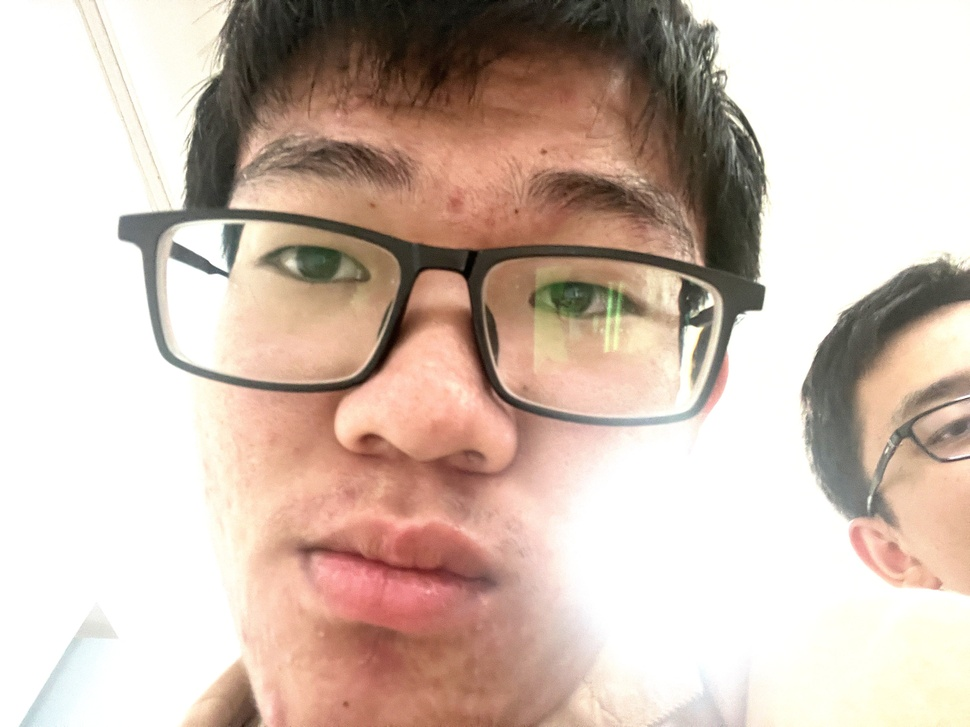
#> input picture hw02/output_dir/poisson_noisy_IMG_1749.JPG, 970 x 727 px, shrunk from 4032 x 3024 before the run, given in place of gaussian_noisy_IMG_1748.JPG, which was not available
$ python test2.py
#> lines starting #> are read from the running program, lines starting #| are printed output that depends on the picture; after the words box and inside, x2 and y2 are one past the last pixel; in counts of white or black regions, pixels touching at a corner belong together; pictures that were not available may be replaced by others from this repository, and a replacement may not be noted
import numpy as np
import os
from PIL import Image
import matplotlib.pyplot as plt
from scipy.ndimage import gaussian_filter, convolve
from scipy.fft import fft2, ifft2, fftshift

# 均值滤波器
def mean_filter(image, kernel_size):
    kernel = np.ones((kernel_size, kernel_size), dtype=np.float32) / (kernel_size ** 2)
    return Image.fromarray(convolve(np.array(image), kernel, mode='reflect'))

# 高斯滤波器
def gaussian_filter_custom(image, sigma):
    return Image.fromarray(gaussian_filter(np.array(image), sigma=sigma))

# 拉普拉斯滤波器
def laplacian_filter(image):
    kernel = np.array([[0, -1, 0],
                       [-1, 4, -1],
                       [0, -1, 0]], dtype=np.float32)
    return Image.fromarray(convolve(np.array(image), kernel, mode='reflect'))

def sharpening_filter(image, alpha=1.5):
    """锐化滤波器，增加了权重控制"""
    kernel = np.array([[0, -1, 0],
                       [-1, 5 * alpha, -1],
                       [0, -1, 0]], dtype=np.float32)
    sharpened_image = convolve(np.array(image), kernel, mode='reflect')
    sharpened_image = np.clip(sharpened_image, 0, 255)  # 确保像素值在0-255之间
    return Image.fromarray(sharpened_image.astype(np.uint8))

# 频域滤波
def frequency_domain_filter(image):
    image_array = np.array(image)
    rows, cols, channels = image_array.shape
    crow, ccol = rows // 2, cols // 2
    radius = 30  # 低通滤波器的半径

    low_pass_img = np.zeros_like(image_array)
    high_pass_img = np.zeros_like(image_array)

    for channel in range(channels):
        f_transform = fft2(image_array[:, :, channel])
        f_transform_shifted = fftshift(f_transform)

        # 理想低通滤波器
        low_pass_filter = np.zeros((rows, cols), dtype=np.float32)
        for i in range(rows):
            for j in range(cols):
                if (i - crow) ** 2 + (j - ccol) ** 2 <= radius ** 2:
                    low_pass_filter[i, j] = 1

        # 应用低通滤波器
        filtered_low = f_transform_shifted * low_pass_filter
        img_low_pass = np.abs(ifft2(filtered_low))

        # 理想高通滤波器
        high_pass_filter = 1 - low_pass_filter
        filtered_high = f_transform_shifted * high_pass_filter
        img_high_pass = np.abs(ifft2(filtered_high))

        low_pass_img[:, :, channel] = np.clip(img_low_pass, 0, 255)
        high_pass_img[:, :, channel] = np.clip(img_high_pass, 0, 255)

    return Image.fromarray(low_pass_img.astype(np.uint8)), Image.fromarray(high_pass_img.astype(np.uint8))

# 处理多张图像的函数
def process_images(image_paths):
    output_dir = 'filtered_output_dir'
    os.makedirs(output_dir, exist_ok=True)  # 创建输出目录

    for image_path in image_paths:
        # 读取图像
        image = Image.open(image_path)
#> image is the input picture: PIL image 970x727 RGB; mean R, G, B 208, 188.8, 177.2

        # 分离RGB通道
        r, g, b = image.split()

        # 应用滤波器
        mean_img_r = mean_filter(r, 3)
        mean_img_g = mean_filter(g, 3)
        mean_img_b = mean_filter(b, 3)
        mean_img = Image.merge('RGB', (mean_img_r, mean_img_g, mean_img_b))

        gaussian_img_r = gaussian_filter_custom(r, sigma=1)
        gaussian_img_g = gaussian_filter_custom(g, sigma=1)
        gaussian_img_b = gaussian_filter_custom(b, sigma=1)
        gaussian_img = Image.merge('RGB', (gaussian_img_r, gaussian_img_g, gaussian_img_b))

        laplacian_img_r = laplacian_filter(r)
        laplacian_img_g = laplacian_filter(g)
        laplacian_img_b = laplacian_filter(b)
        laplacian_img = Image.merge('RGB', (laplacian_img_r, laplacian_img_g, laplacian_img_b))
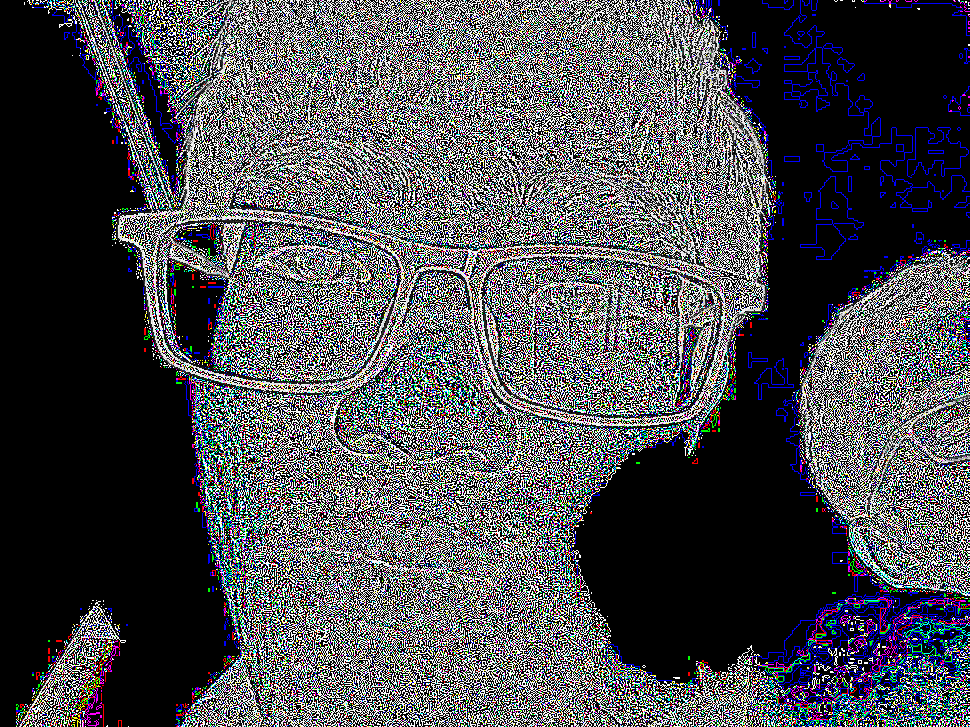
#> laplacian_img: PIL image 970x727 RGB; mean R, G, B 76, 76.6, 80.8

        sharpening_img_r = sharpening_filter(r)
        sharpening_img_g = sharpening_filter(g)
        sharpening_img_b = sharpening_filter(b)
#> call 3 of sharpening_filter, with alpha = 1.5
#> in sharpening_filter (call 3), `sharpened_image = convolve(np.array(image), kernel, mode='reflect')`:
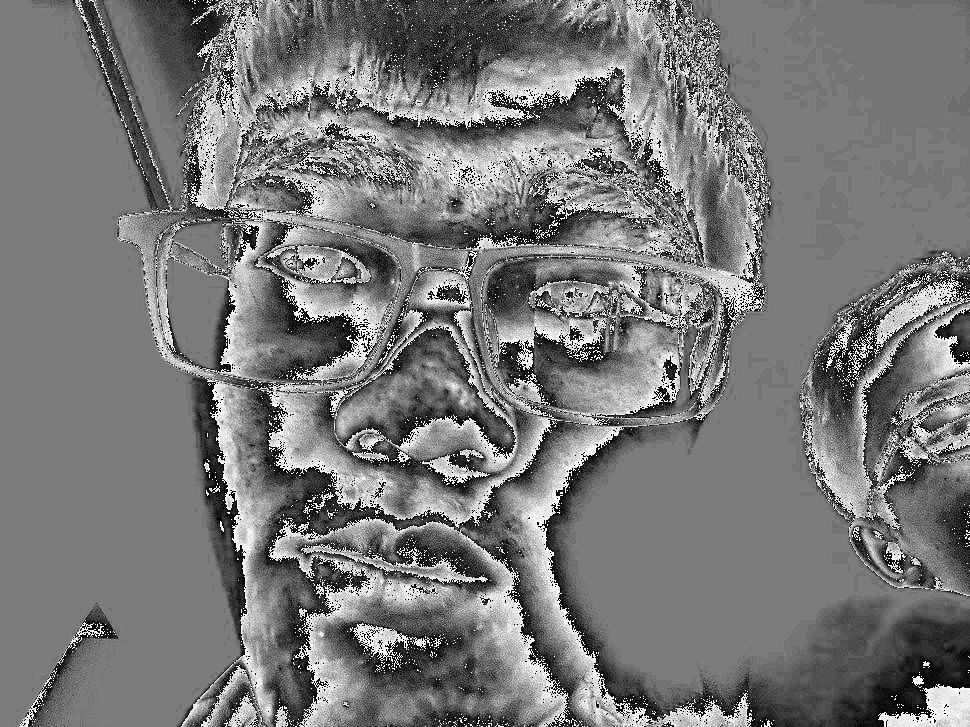
#> sharpened_image: shape (727, 970); min 0, max 255, mean 120.4
        sharpening_img = Image.merge('RGB', (sharpening_img_r, sharpening_img_g, sharpening_img_b))
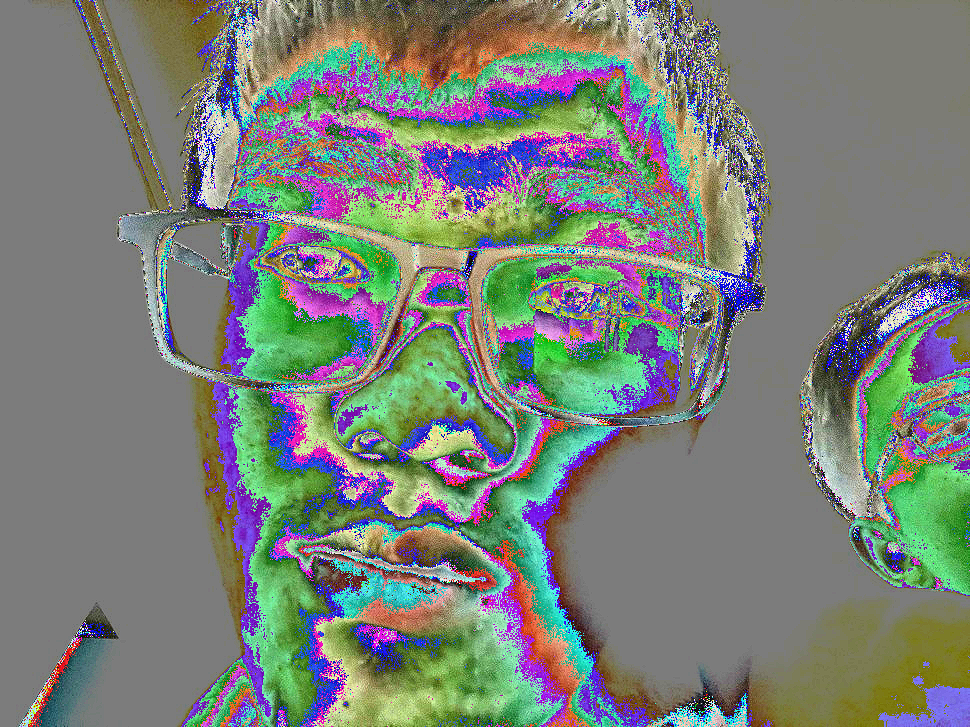
#> sharpening_img: PIL image 970x727 RGB; mean R, G, B 121.7, 127.4, 120.4

        low_pass_img, high_pass_img = frequency_domain_filter(image)
#> after the loop in frequency_domain_filter, `for channel in range(channels):`:
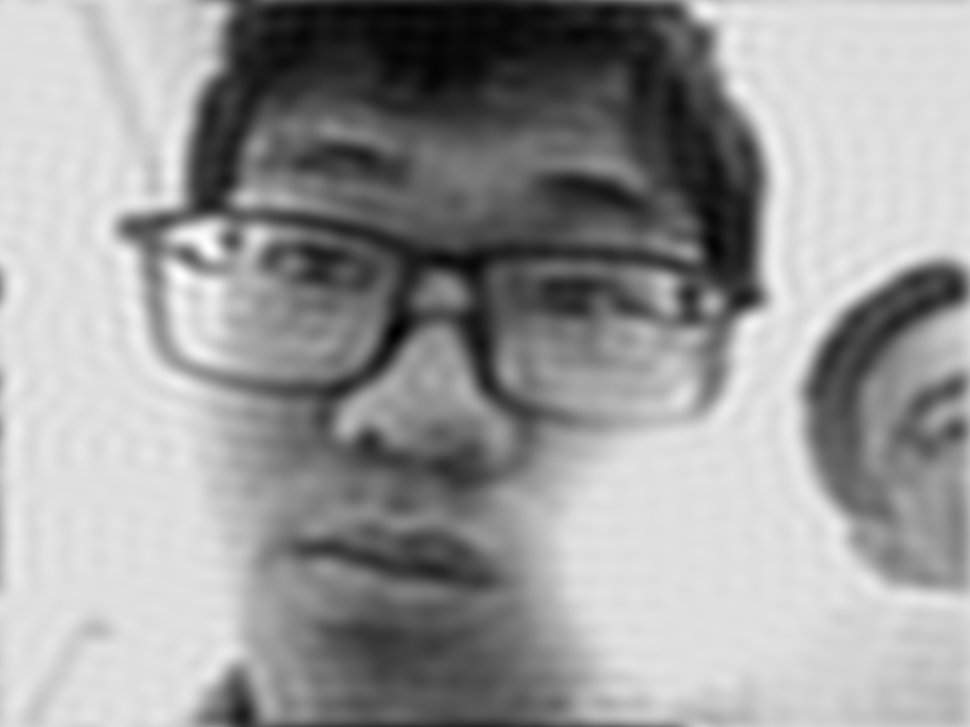
#> img_low_pass: shape (727, 970) float64; min 2.69, max 291, mean 177.2; drawn with min black and max white
#> after the loop in frequency_domain_filter, `for channel in range(channels):`:
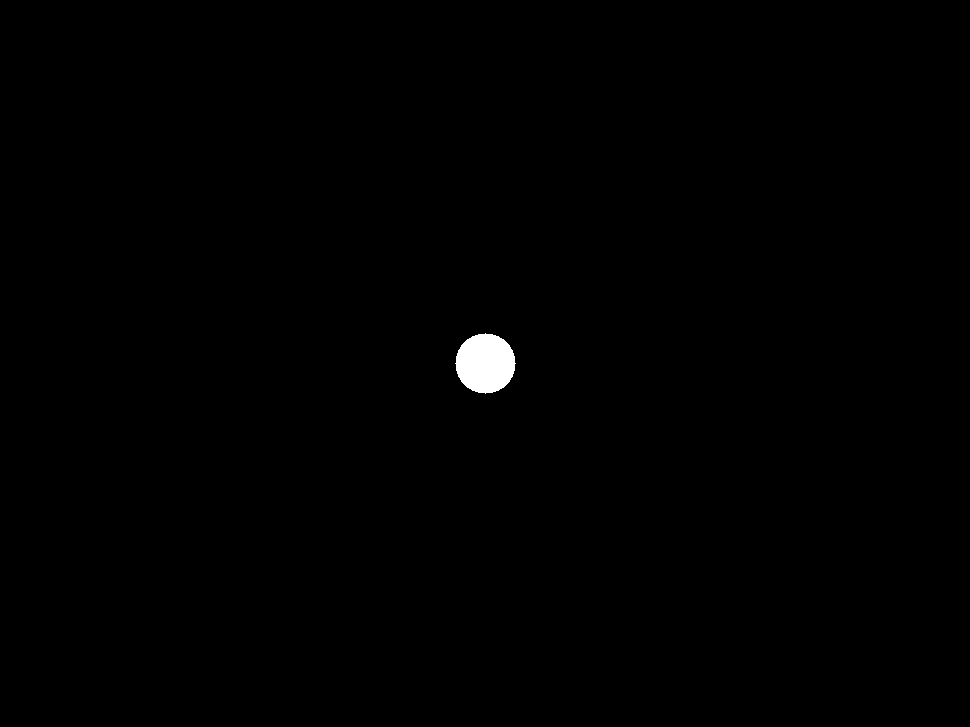
#> low_pass_filter: shape (727, 970) float32; values 0 (black) and 1 (white), 0.4% white; 1 white region, box (x1, y1, x2, y2) and area: (455, 333, 516, 394) 2821
#> after the loop in frequency_domain_filter, `for channel in range(channels):`:
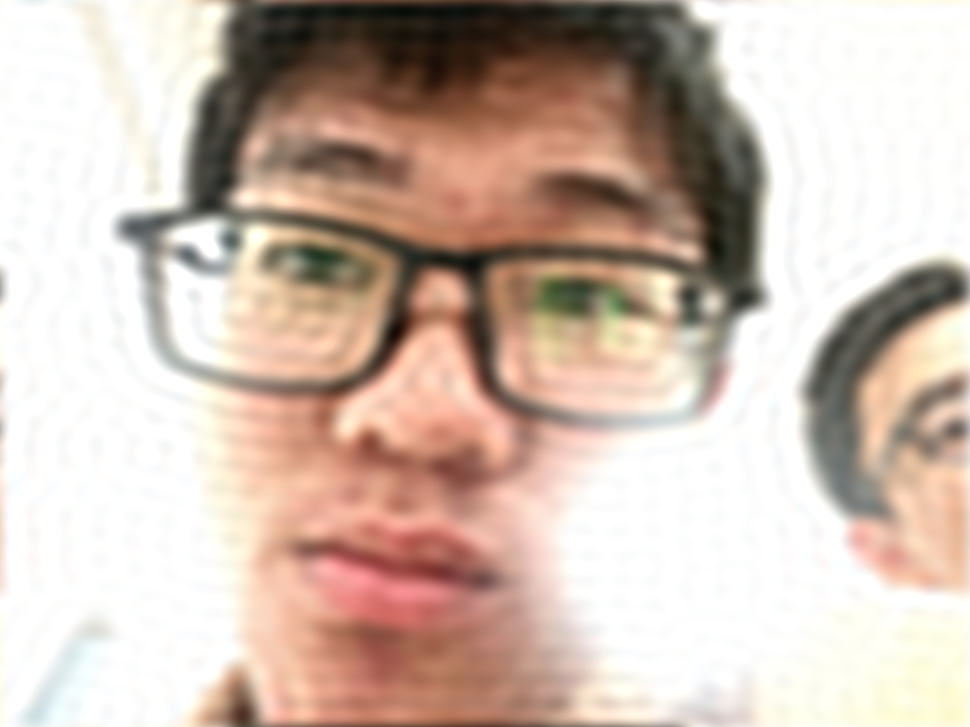
#> low_pass_img: shape (727, 970, 3); mean R, G, B 206.9, 187.8, 176.3

        # 保存处理后的图像
        base_name = os.path.basename(image_path).split('.')[0]
        mean_img.save(os.path.join(output_dir, f'{base_name}_mean_filtered.png'))
        gaussian_img.save(os.path.join(output_dir, f'{base_name}_gaussian_filtered.png'))
        laplacian_img.save(os.path.join(output_dir, f'{base_name}_laplacian_filtered.png'))
        sharpening_img.save(os.path.join(output_dir, f'{base_name}_sharpened.png'))
        low_pass_img.save(os.path.join(output_dir, f'{base_name}_low_pass_filtered.png'))
        high_pass_img.save(os.path.join(output_dir, f'{base_name}_high_pass_filtered.png'))

        # 显示结果
        plt.figure(figsize=(12, 8))
        plt.subplot(2, 3, 1), plt.imshow(image), plt.title('Original Image')
        plt.subplot(2, 3, 2), plt.imshow(mean_img), plt.title('Mean Filtered')
        plt.subplot(2, 3, 3), plt.imshow(gaussian_img), plt.title('Gaussian Filtered')
        plt.subplot(2, 3, 4), plt.imshow(laplacian_img), plt.title('Laplacian Filtered')
        plt.subplot(2, 3, 5), plt.imshow(sharpening_img), plt.title('Sharpened')
        plt.subplot(2, 3, 6), plt.imshow(low_pass_img), plt.title('Low Pass Filtered')
        plt.show()
#> pass 2 of the loop in process_images, `for image_path in image_paths:`:
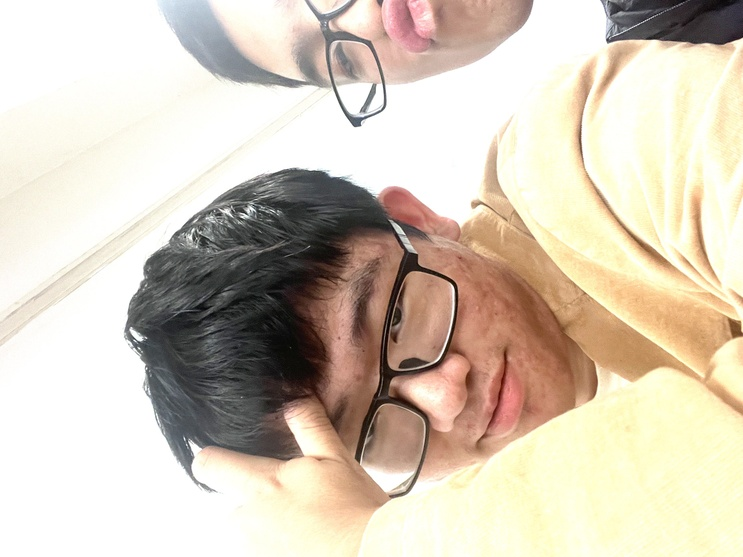
#> input picture hw02/output_dir/poisson_noisy_IMG_1754.JPG, 743 x 557 px, shrunk from 3088 x 2316 before the run, given in place of sp_noisy_IMG_1748.JPG, which was not available
#> in process_images, image is the input picture: PIL image 743x557 RGB; mean R, G, B 212.9, 201.5, 185.4
#> r: PIL image 743x557 L
#> g: PIL image 743x557 L
#> b: PIL image 743x557 L
#> mean_img: PIL image 743x557 RGB
#> gaussian_img: PIL image 743x557 RGB
#> in process_images, `laplacian_img = Image.merge('RGB', (laplacian_img_r, laplacian_img_g, ..`:
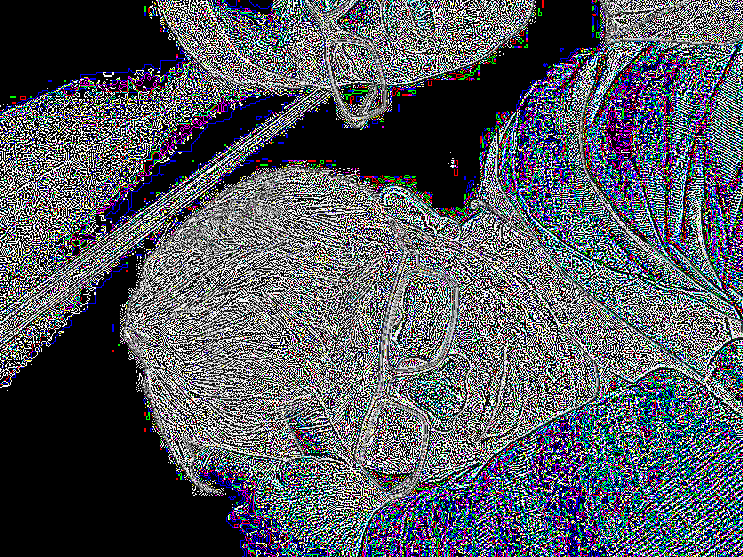
#> laplacian_img: PIL image 743x557 RGB; mean R, G, B 83.2, 86.7, 94.3
#> sharpened_image: shape (557, 743)
#> in sharpening_filter (call 5), `sharpened_image = convolve(np.array(image), kernel, mode='reflect')`:
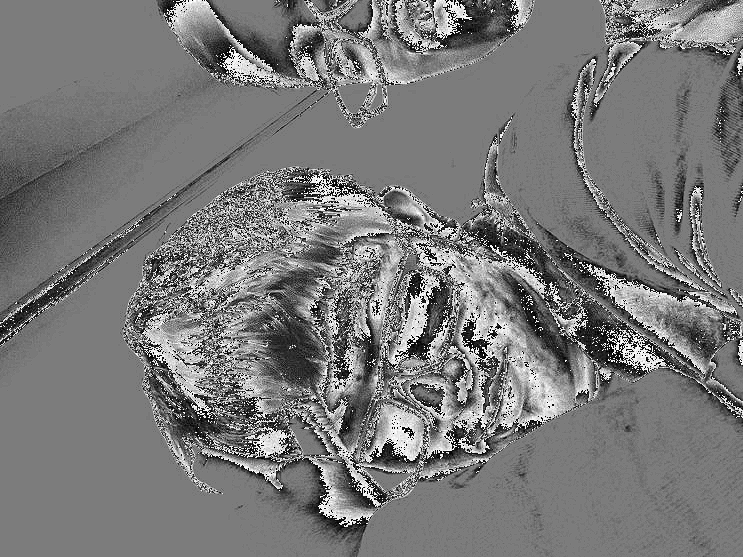
#> sharpened_image: shape (557, 743); min 0, max 255, mean 120.8

# 图像文件
selected_images = ['output_dir/gaussian_noisy_IMG_1748.JPG',
                   'output_dir/sp_noisy_IMG_1748.JPG',
                   'output_dir/poisson_nOISY_IMG_1748.JPG']
process_images(selected_images)
